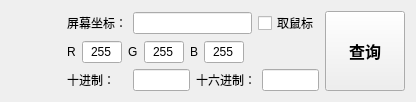
<?xml version="1.0" encoding="UTF-8"?>
<ui version="4.0">
 <class>ColorToolClass</class>
 <widget class="QWidget" name="ColorToolClass">
  <property name="geometry">
   <rect>
    <x>0</x>
    <y>0</y>
    <width>416</width>
    <height>100</height>
   </rect>
  </property>
  <property name="windowTitle">
   <string>ColorTool</string>
  </property>
  <layout class="QHBoxLayout" name="horizontalLayout_5">
   <item>
    <widget class="QWidget" name="widget_showColor" native="true">
     <property name="minimumSize">
      <size>
       <width>50</width>
       <height>0</height>
      </size>
     </property>
    </widget>
   </item>
   <item>
    <layout class="QVBoxLayout" name="verticalLayout">
     <item>
      <layout class="QHBoxLayout" name="horizontalLayout_4">
       <item>
        <widget class="QLabel" name="label_6">
         <property name="text">
          <string>屏幕坐标：</string>
         </property>
        </widget>
       </item>
       <item>
        <widget class="QLineEdit" name="lineEdit_mousePos"/>
       </item>
       <item>
        <widget class="QCheckBox" name="checkBox_isMouse">
         <property name="text">
          <string>取鼠标</string>
         </property>
        </widget>
       </item>
      </layout>
     </item>
     <item>
      <layout class="QHBoxLayout" name="horizontalLayout">
       <item>
        <widget class="QLabel" name="label">
         <property name="maximumSize">
          <size>
           <width>20</width>
           <height>16777215</height>
          </size>
         </property>
         <property name="text">
          <string>R</string>
         </property>
        </widget>
       </item>
       <item>
        <widget class="QLineEdit" name="lineEdit_r">
         <property name="minimumSize">
          <size>
           <width>40</width>
           <height>0</height>
          </size>
         </property>
         <property name="maximumSize">
          <size>
           <width>40</width>
           <height>16777215</height>
          </size>
         </property>
         <property name="text">
          <string>255</string>
         </property>
         <property name="alignment">
          <set>Qt::AlignCenter</set>
         </property>
        </widget>
       </item>
       <item>
        <widget class="QLabel" name="label_2">
         <property name="maximumSize">
          <size>
           <width>20</width>
           <height>16777215</height>
          </size>
         </property>
         <property name="text">
          <string>G</string>
         </property>
        </widget>
       </item>
       <item>
        <widget class="QLineEdit" name="lineEdit_g">
         <property name="minimumSize">
          <size>
           <width>40</width>
           <height>0</height>
          </size>
         </property>
         <property name="maximumSize">
          <size>
           <width>40</width>
           <height>16777215</height>
          </size>
         </property>
         <property name="text">
          <string>255</string>
         </property>
         <property name="alignment">
          <set>Qt::AlignCenter</set>
         </property>
        </widget>
       </item>
       <item>
        <widget class="QLabel" name="label_3">
         <property name="maximumSize">
          <size>
           <width>20</width>
           <height>16777215</height>
          </size>
         </property>
         <property name="text">
          <string>B</string>
         </property>
        </widget>
       </item>
       <item>
        <widget class="QLineEdit" name="lineEdit_b">
         <property name="minimumSize">
          <size>
           <width>40</width>
           <height>0</height>
          </size>
         </property>
         <property name="maximumSize">
          <size>
           <width>40</width>
           <height>16777215</height>
          </size>
         </property>
         <property name="text">
          <string>255</string>
         </property>
         <property name="alignment">
          <set>Qt::AlignCenter</set>
         </property>
        </widget>
       </item>
       <item>
        <spacer name="horizontalSpacer">
         <property name="orientation">
          <enum>Qt::Horizontal</enum>
         </property>
         <property name="sizeHint" stdset="0">
          <size>
           <width>40</width>
           <height>20</height>
          </size>
         </property>
        </spacer>
       </item>
      </layout>
     </item>
     <item>
      <layout class="QHBoxLayout" name="horizontalLayout_2">
       <item>
        <widget class="QLabel" name="label_4">
         <property name="minimumSize">
          <size>
           <width>60</width>
           <height>0</height>
          </size>
         </property>
         <property name="text">
          <string>十进制：</string>
         </property>
        </widget>
       </item>
       <item>
        <widget class="QLineEdit" name="lineEdit_decimal">
         <property name="alignment">
          <set>Qt::AlignCenter</set>
         </property>
        </widget>
       </item>
       <item>
        <layout class="QHBoxLayout" name="horizontalLayout_3">
         <item>
          <widget class="QLabel" name="label_5">
           <property name="text">
            <string>十六进制：</string>
           </property>
          </widget>
         </item>
         <item>
          <widget class="QLineEdit" name="lineEdit_hex">
           <property name="text">
            <string/>
           </property>
           <property name="alignment">
            <set>Qt::AlignCenter</set>
           </property>
          </widget>
         </item>
        </layout>
       </item>
      </layout>
     </item>
    </layout>
   </item>
   <item>
    <widget class="QPushButton" name="pushButton_select">
     <property name="minimumSize">
      <size>
       <width>0</width>
       <height>80</height>
      </size>
     </property>
     <property name="font">
      <font>
       <pointsize>12</pointsize>
       <weight>75</weight>
       <bold>true</bold>
      </font>
     </property>
     <property name="text">
      <string>查询</string>
     </property>
    </widget>
   </item>
  </layout>
 </widget>
 <layoutdefault spacing="6" margin="11"/>
 <resources>
  <include location="ColorTool.qrc"/>
 </resources>
 <connections/>
</ui>
